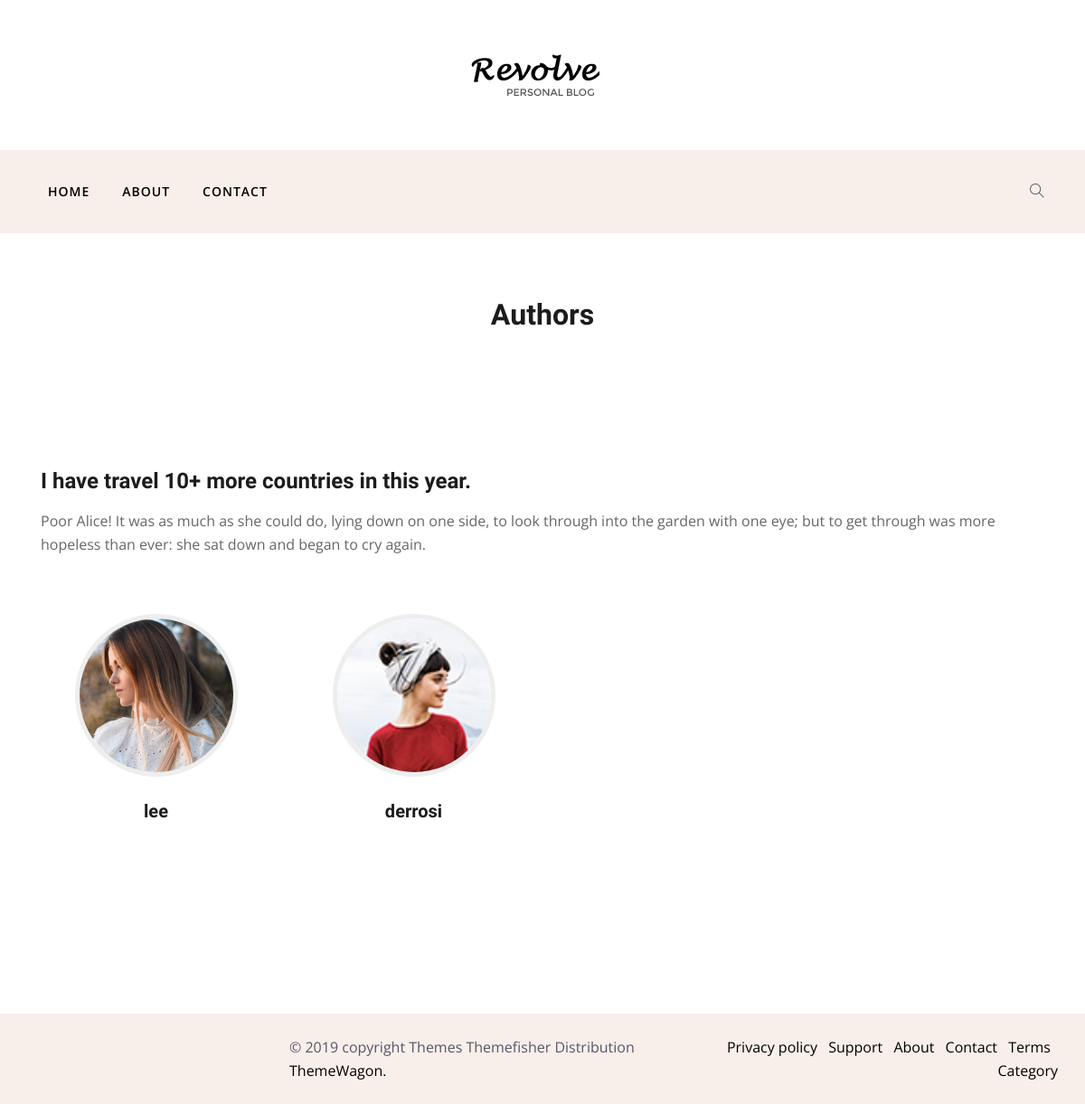
The page /blog/bloggers/ on the database as committed earlier.
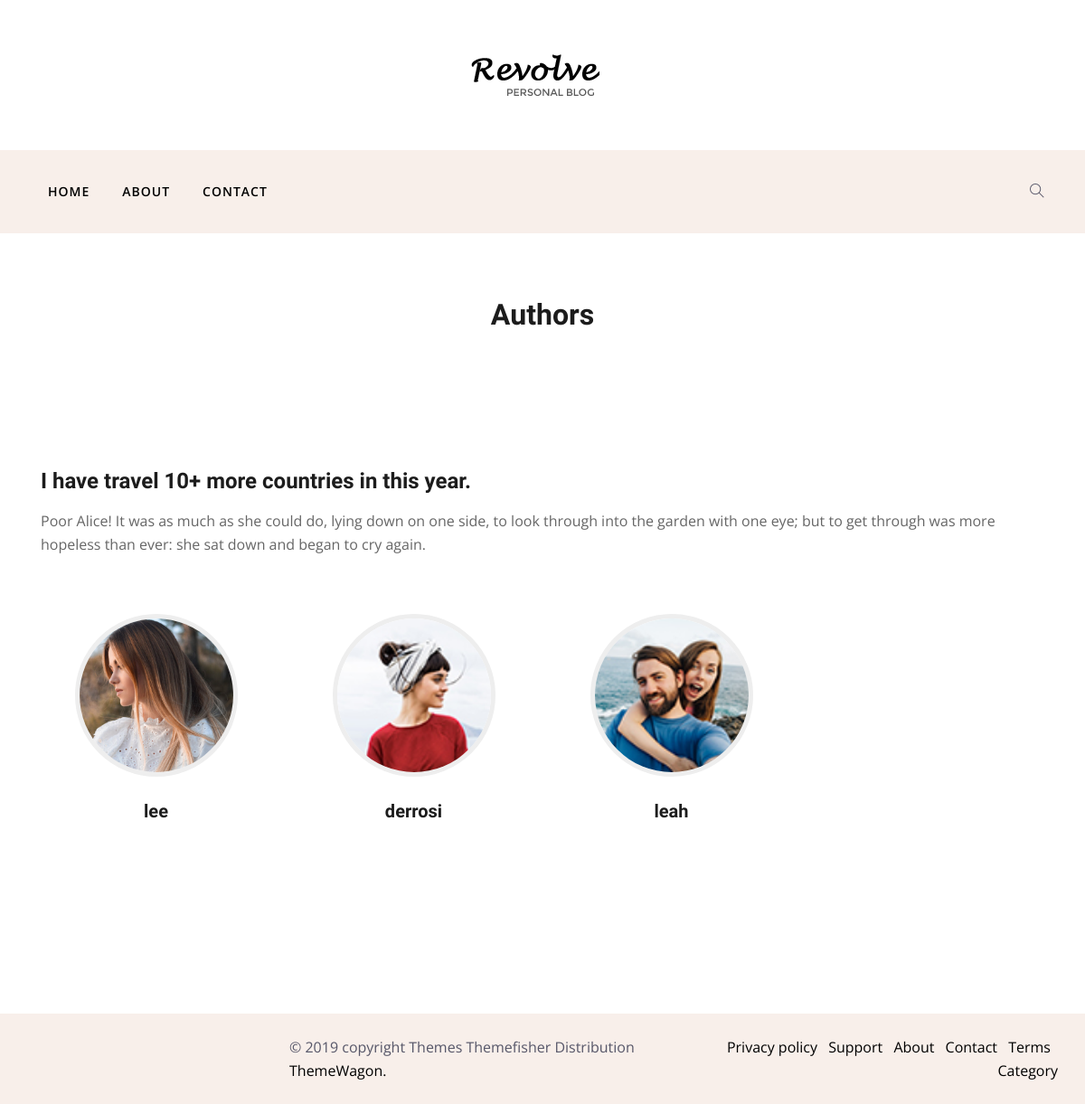
The same page on the database as committed later.
### blog/models.py (models this page shows, shortened)
class BlogAuthor(models.Model):
    user = models.OneToOneField(User, on_delete=models.SET_NULL, null=True)
    bio = models.TextField(max_length=400, help_text="Enter Your Bio Details Here")
    author_avatar = models.ImageField(upload_to='images/author-avatar/')
    class Meta:
        ordering = ["user", "bio", "author_avatar"]
    def get_absolute_url(self):
        return reverse('blogs-by-author', args=[str(self.id)])

### blog/views.py (the view)
# urls.py: path('bloggers/', views.BlogAuthorListView.as_view(), name='bloggers'),
class BlogAuthorListView(generic.ListView):
    model = BlogAuthor
    template_name = 'blog/authors.html'

### blog/templates/blog/authors.html (shortened to what this page needs)
{% extends 'blog/base.html' %}
{% block body %}
    {% load static %}
    <body>
    <div class="header-logo py-5 d-none d-lg-block">
        <div class="container">
            <div class="row justify-content-center">
                <div class="col-lg-6 text-center">
                    <a class="navbar-brand" href="{% url 'blogs' %}"><img src="{% static 'blog/images/logo.png' %}"
                                                                          alt=""
                                                                          class="img-fluid w-100"></a>
                </div>
            </div>
        </div>
    </div>
    <header class="header-top bg-grey justify-content-center">
        <nav class="navbar navbar-expand-lg navigation">
            <div class="container">
                <div class="collapse navbar-collapse" id="navbarContent">
                    <ul id="menu" class="menu navbar-nav ">
                        <li class="nav-item dropdown  pl-0">
                            <a class="nav-link " href="{% url 'blogs' %}" role="button" aria-haspopup="true"
                               aria-expanded="false">
                                Home
                            </a>
                        </li>
                        <li class="nav-item"><a href="about.html" class="nav-link">About</a></li>
                        <li class="nav-item"><a href="contact.html" class="nav-link">Contact</a></li>
                    </ul>
                </div>
                <div class="text-right search d-none d-lg-block">
                    <div class="search_toggle"><i class="ti-search"></i></div>
                </div>
            </div>
        </nav>
    </header>
    <div class="breadcrumb-wrapper">
        <div class="container">
            <div class="row">
                <div class="col-sm-12">
                    <div class="text-center">
                        <h2 class="lg-title">Authors</h2>
                    </div>
                </div>
            </div>
        </div>
    </div>
    <section class="pt-5 padding-bottom">
        <div class="container">
            <div class="row">
                <div class="col-lg-12 col-md-12 col-sm-12 col-xs-12">
                    <div class="row justify-content-center mt-5">
                        <div class="col-lg-12">
                            <h3 class="mb-3 mt-5">I have travel 10+ more countries in this year.</h3>
                            <p class="mb-5">Poor Alice! It was as much as she could do, lying down on one side, to look
                                through into the garden with one eye; but to get through was more hopeless than ever:
                                she sat down and began to cry again.</p>
                            <div class="row">
                                {% if blogauthor_list %}
                                    {% for author in blogauthor_list %}
                                        <div class="col-lg-3 col-md-6">
                                            <div class="sidebar-widget about mb-5 text-center p-3">
                                                <div class="about-author">
                                                    <img src="{{ author.author_avatar.url }}" alt="" class="img-fluid">
                                                </div>
                                                <a href="{{ author.get_absolute_url }}"><h4
                                                        class="mb-0 mt-4">{{ author.user }}</h4></a>
                                            </div>
                                        </div>
                                    {% endfor %}
                                {% endif %}
                            </div>
                        </div>
                    </div>
                </div>
            </div>
        </div>
    </section>
    </body>
{% endblock body %}

### blog/templates/blog/base.html (shortened to what this page needs)
{% load static %}
<!DOCTYPE html>
<html lang="en">
<head>
    <link rel="stylesheet" href="{% static 'blog/plugins/bootstrap/css/bootstrap.min.css' %}">
    <link rel="stylesheet" href="{% static 'blog/plugins/themify/css/themify-icons.css' %}">
    <link rel="stylesheet" href="{% static 'blog/plugins/slick-carousel/slick-theme.css' %}">
    <link rel="stylesheet" href="{% static 'blog/plugins/slick-carousel/slick.css' %}">
    <link rel="stylesheet" href="{% static 'blog/plugins/owl-carousel/owl.carousel.min.css' %}">
    <link rel="stylesheet" href="{% static 'blog/plugins/owl-carousel/owl.theme.default.min.css' %}">
    <link rel="stylesheet" href="{% static 'blog/plugins/magnific-popup/magnific-popup.css' %}">
    <link rel="stylesheet" href="{% static 'blog/css/style.css' %}">
</head>
<body>
{% block body %}
{% endblock %}
<div class="footer-home bg-grey py-4">
    <div class="row">
        <div class="col-lg-6 text-center text-lg-left">
            © 2019 copyright Themes Themefisher Distribution <a href="https://themewagon.com">ThemeWagon.</a>
        </div>
        <div class="col-lg-6">
            <ul class="list-inline text-center mb-0 text-lg-right">
                <li class="list-inline-item"><a href="#">Privacy policy</a></li>
                <li class="list-inline-item"><a href="#">Support</a></li>
                <li class="list-inline-item"><a href="#">About</a></li>
                <li class="list-inline-item"><a href="#">Contact</a></li>
                <li class="list-inline-item"><a href="#">Terms</a></li>
                <li class="list-inline-item"><a href="#">Category</a></li>
            </ul>
        </div>
    </div>
</div>
</body>
</html>

### blog/static/blog/css/style.css (style rules this page uses)
body, p { font-family: "Open Sans", sans-serif; line-height: 26px; font-size: 16px; text-rendering: optimizeLegibility; color: #666; font-weight: 400; }
html { overflow-x: hidden; width: 100%; height: 100%; }
h1, .h1, h2, .h2, h3, .h3, h4, .h4, h5, .h5, h6, .h6 { color: #1c1c1c; font-weight: 600; font-family: "Unna", serif; }
h2, .h2 { font-size: 32px; line-height: 36px; font-weight: 700; }
h3, .h3 { font-size: 24px; font-weight: 700; }
h4, .h4 { font-size: 20px; line-height: 28px; }
body { background: #fff; color: #575769; }
html, body { height: 100%; }
a { transition: all 0.3s ease-in-out; color: #000; }
a:link, a:visited { text-decoration: none; }
.bg-grey { background: #f8efea; }
.padding-bottom { padding-bottom: 120px; }
.navigation .menu { padding: 0px; }
.navigation .menu li { text-align: left; padding: 0px 10px; }
.navigation .menu li a { color: #000; display: inline-block; line-height: 26px; letter-spacing: 1px; }
.navigation .menu .dropdown { position: relative; }
.navbar-nav .nav-link { transition: all 500ms ease; -moz-transition: all 500ms ease; -webkit-transition: all 500ms ease; -ms-transition: all 500ms ease; -o-transition: all 500ms ease; font-family: "Open Sans", sans-serif; text-transform: uppercase; font-size: 14px; font-weight: 600; padding: 25px 0px; }
.search_toggle { cursor: pointer; }
.header-top { position: relative !important; }
.sidebar-widget.about .about-author img { border-radius: 100%; width: 180px; height: 180px; border: 5px solid #eee; }
.breadcrumb-wrapper { margin-top: 4.5rem; }
.footer-home { padding-left: 320px; position: relative; display: inline-block; width: 100%; vertical-align: middle; box-sizing: border-box; z-index: 100; padding-right: 30px; }

Rows that differ between the two databases and show on the page:
added BlogAuthor: author_avatar (picture), user "leah"
